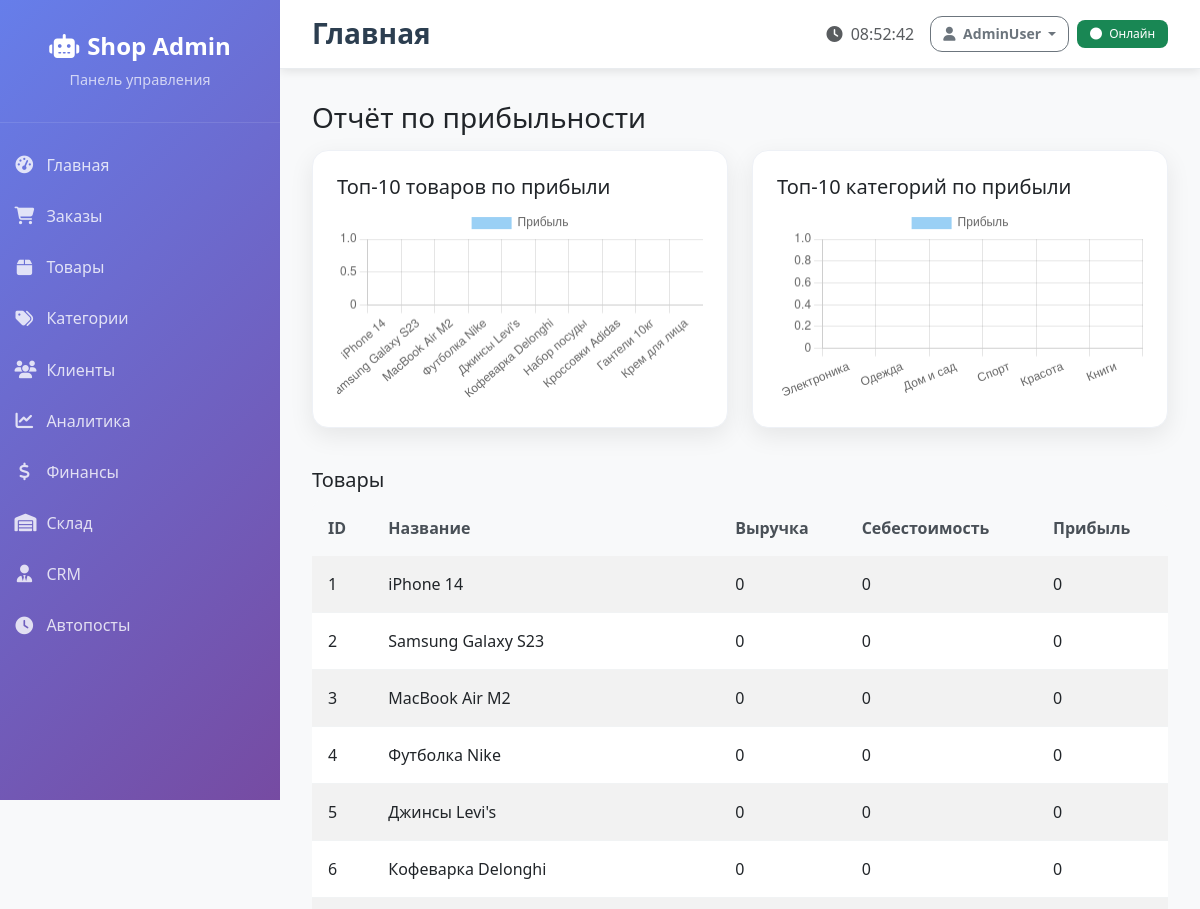
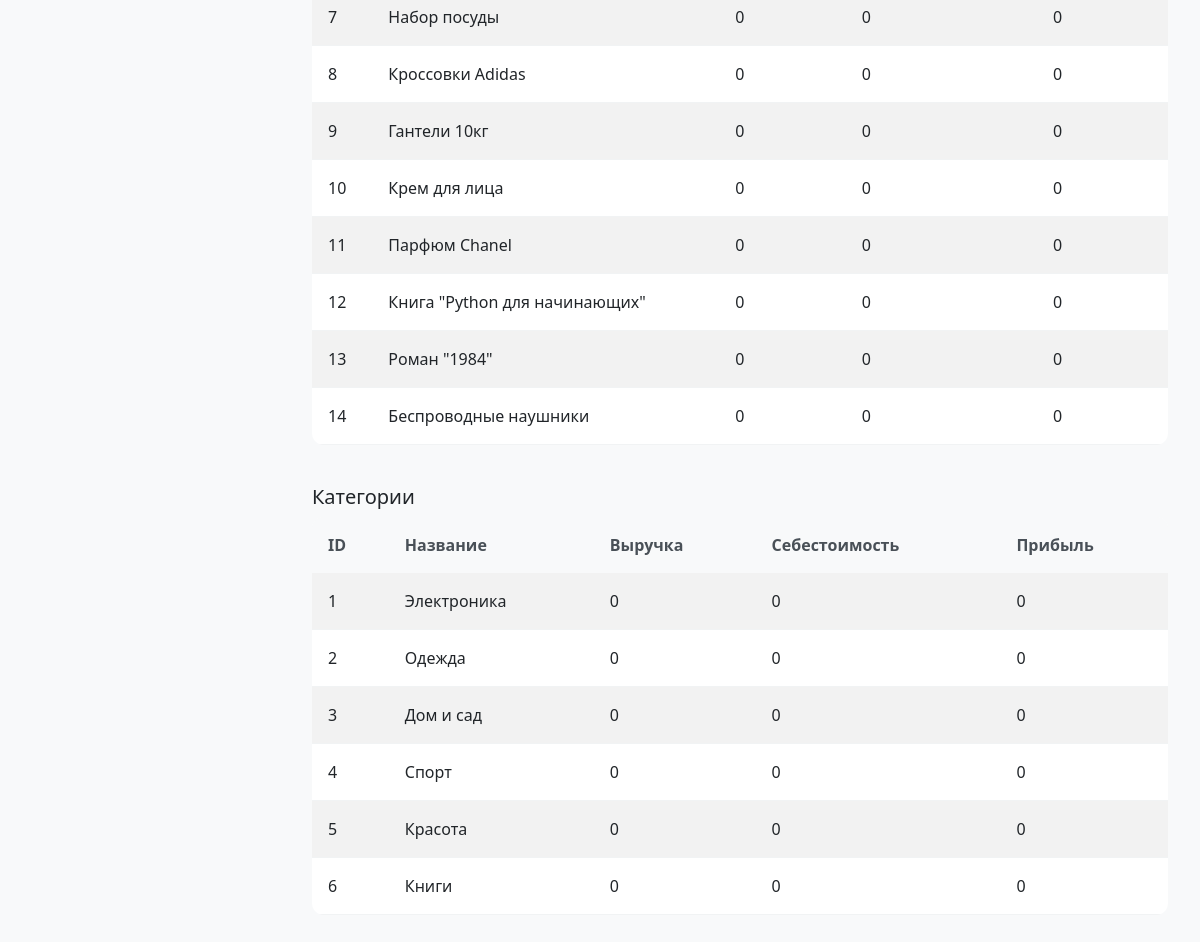
/reports/profit (signed in), run on the app's committed database (2 pictures, top to bottom).
### tables this page shows
CREATE TABLE products (
    id INTEGER PRIMARY KEY AUTOINCREMENT,
    name TEXT NOT NULL,
    description TEXT,
    price REAL NOT NULL,
    category_id INTEGER,
    subcategory_id INTEGER,
    brand TEXT,
    image_url TEXT,
    stock INTEGER DEFAULT 0,
    views INTEGER DEFAULT 0,
    sales_count INTEGER DEFAULT 0,
    is_active INTEGER DEFAULT 1,
    cost_price REAL DEFAULT 0,
    original_price REAL,
    created_at TIMESTAMP DEFAULT CURRENT_TIMESTAMP,
    updated_at TIMESTAMP DEFAULT CURRENT_TIMESTAMP,
    FOREIGN KEY (category_id) REFERENCES categories (id),
    FOREIGN KEY (subcategory_id) REFERENCES subcategories (id)
);

CREATE TABLE categories (
    id INTEGER PRIMARY KEY AUTOINCREMENT,
    name TEXT NOT NULL,
    description TEXT,
    emoji TEXT,
    is_active INTEGER DEFAULT 1,
    created_at TIMESTAMP DEFAULT CURRENT_TIMESTAMP
);

### web_admin/app.py (the view)
    def decorated_function(*args, **kwargs):
        if not session.get('logged_in'):
            return redirect(url_for('login'))
        return f(*args, **kwargs)

### database.py (called while the page is built)
    def execute_query(self, query, params=None):
        try:
            conn = sqlite3.connect(self.db_path)
            cursor = conn.cursor()
            if params:
                cursor.execute(query, params)
            else:
                cursor.execute(query)
            q = query.strip().upper()
            if q.startswith('SELECT'):
                result = cursor.fetchall()
            else:
                conn.commit()
                op = q.split()[0]
                if op == 'INSERT':
                    result = cursor.lastrowid
                else:
                    result = cursor.rowcount
            return result
        except Exception as e:
            logging.info(f"Ошибка выполнения запроса: {e}")
            return None
        finally:
            if 'conn' in locals():
                conn.close()

### web_admin/app.py (called while the page is built)
def login_required(f):
    def decorated_function(*args, **kwargs):
        if not session.get('logged_in'):
            return redirect(url_for('login'))
        return f(*args, **kwargs)
    decorated_function.__name__ = f.__name__
    return decorated_function

### web_admin/templates/report_profit.html (shortened to what this page needs)
{% extends 'base.html' %}
{% block content %}
<h1 class="h3 mb-3">Отчёт по прибыльности</h1>
<div class="row">
  <div class="col-lg-6">
    <div class="card mb-3"><div class="card-body">
      <h5 class="card-title">Топ-10 товаров по прибыли</h5>
      <canvas id="chartProducts" height="160"></canvas>
    </div></div>
  </div>
  <div class="col-lg-6">
    <div class="card mb-3"><div class="card-body">
      <h5 class="card-title">Топ-10 категорий по прибыли</h5>
      <canvas id="chartCategories" height="160"></canvas>
    </div></div>
  </div>
</div>
<h5 class="mt-4">Товары</h5>
<div class="table-responsive">
<table class="table table-sm table-striped">
  <thead><tr><th>ID</th><th>Название</th><th>Выручка</th><th>Себестоимость</th><th>Прибыль</th></tr></thead>
  <tbody>
  {% for r in product_rows %}
    <tr><td>{{ r[0] }}</td><td>{{ r[1] }}</td><td>{{ r[2] }}</td><td>{{ r[3] }}</td><td>{{ r[4] }}</td></tr>
  {% endfor %}
  </tbody>
</table>
</div>
<h5 class="mt-4">Категории</h5>
<div class="table-responsive">
<table class="table table-sm table-striped">
  <thead><tr><th>ID</th><th>Название</th><th>Выручка</th><th>Себестоимость</th><th>Прибыль</th></tr></thead>
  <tbody>
  {% for r in category_rows %}
    <tr><td>{{ r[0] }}</td><td>{{ r[1] }}</td><td>{{ r[2] }}</td><td>{{ r[3] }}</td><td>{{ r[4] }}</td></tr>
  {% endfor %}
  </tbody>
</table>
</div>
<script>
const tp = {{ top_products|tojson }};
const tc = {{ top_categories|tojson }};
new Chart(document.getElementById('chartProducts'), {
  type: 'bar',
  data: {
    labels: tp.map(x => x.name),
    datasets: [{label:'Прибыль', data: tp.map(x => x.profit)}]
  },
});
new Chart(document.getElementById('chartCategories'), {
  type: 'bar',
  data: {
    labels: tc.map(x => x.name),
    datasets: [{label:'Прибыль', data: tc.map(x => x.profit)}]
  },
});
</script>
{% endblock %}

### web_admin/static/css/admin.css (style rules this page uses)
:root { --primary-gradient: linear-gradient(135deg, #667eea 0%, #764ba2 100%); --success-gradient: linear-gradient(135deg, #11998e 0%, #38ef7d 100%); --warning-gradient: linear-gradient(135deg, #f093fb 0%, #f5576c 100%); --info-gradient: linear-gradient(135deg, #4facfe 0%, #00f2fe 100%); --sidebar-width: 280px; }
body { font-family: 'Segoe UI', Tahoma, Geneva, Verdana, sans-serif; background-color: #f8f9fa; }
.card { border: none; border-radius: 16px; box-shadow: 0 4px 20px rgba(0,0,0,0.08); transition: all 0.3s ease; overflow: hidden; }
.card-body { padding: 1.5rem; }
.table { border-radius: 12px; overflow: hidden; }
.table thead th { background-color: #f8f9fa; border: none; font-weight: 600; color: #495057; padding: 1rem; }
.table tbody td { padding: 1rem; border-color: #f1f3f4; vertical-align: middle; }
.card { animation: fadeInUp 0.6s ease-out; }
:root { --tile-min-height: 180px; --tile-radius: 16px; --tile-shadow: 0 8px 24px rgba(0,0,0,0.08); --tile-shadow-hover: 0 16px 40px rgba(102,126,234,0.25); --brand: #667eea; }
.card { border-radius: 16px; border: 1px solid #eef1f6; box-shadow: var(--tile-shadow); }

### data on the page
products: id "1", name "iPhone 14", r "0"
products: id "2", name "Samsung Galaxy S23", r "0"
products: id "3", name "MacBook Air M2", sales_count "0"
products: id "4", name "Футболка Nike", r "0"
products: id "5", name "Джинсы Levi's", r "0"
products: id "6", name "Кофеварка Delonghi", r "0"
products: id "7", name "Набор посуды", r "0"
products: id "8", name "Кроссовки Adidas", r "0"
products: id "9", name "Гантели 10кг", r "0"
products: id "10", name "Крем для лица", sales_count "0"
products: id "11", name "Парфюм Chanel", r "0"
products: id "12", name "Книга \"Python для начинающих\"", sales_count "0"
products: id "13", name "Роман \"1984\"", r "0"
products: id "14", name "Беспроводные наушники", sales_count "0"
categories: id "1", name "Электроника", r "0"
categories: id "2", name "Одежда", r "0"
categories: id "3", name "Дом и сад", is_active "0"
categories: id "4", name "Спорт", r "0"
categories: id "5", name "Красота", r "0"
categories: id "6", name "Книги", r "0"
